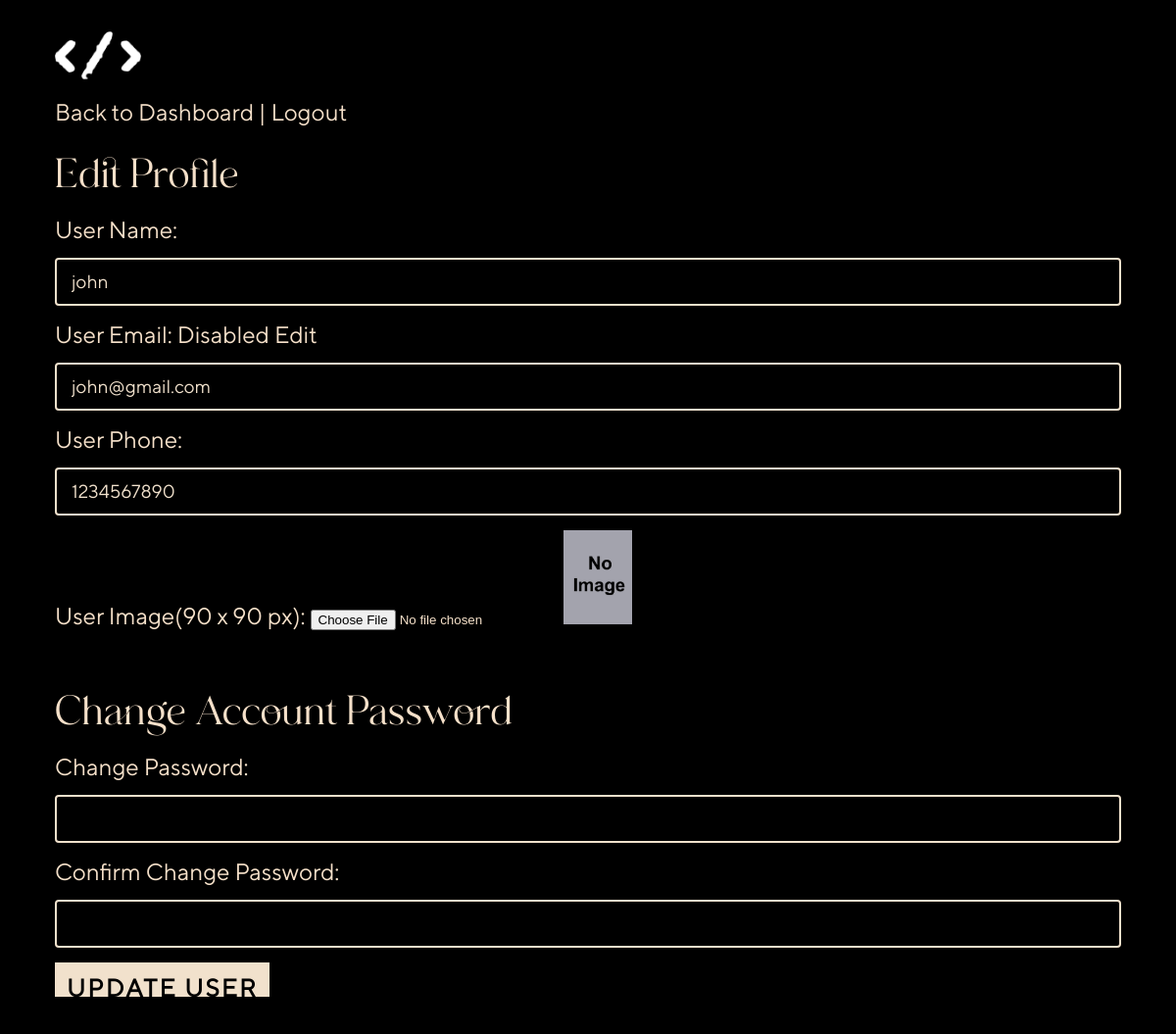
The page /index.php?user_profile=2 (signed in) on the database its author committed.
### tables this page shows
CREATE TABLE `users` (
  `user_id` int(10) NOT NULL,
  `user_name` varchar(255) NOT NULL,
  `user_email` varchar(255) NOT NULL,
  `user_pass` varchar(255) NOT NULL,
  `user_contact` varchar(255) NOT NULL,
  `user_image` text NOT NULL
);

### user_profile.php (the view, shortened to what this page needs)
<?php
if(!isset($_SESSION['user_email'])){
echo "<script>window.open('login.php','_self')</script>";
}
else {
?>
<?php
if(isset($_GET['user_profile'])){
$edit_id = $_GET['user_profile'];
$get_user = "select * from users where user_id='$edit_id'";
$run_user = mysqli_query($con,$get_user);
$row_user = mysqli_fetch_array($run_user);
$user_name = $row_user['user_name'];
$user_email = $row_user['user_email'];
$user_image = $row_user['user_image'];
$user_contact = $row_user['user_contact'];
}
?>
<div>
   <a href="index.php?dashboard">Back to Dashboard</a> |
   <a href="index.php?logout">Logout</a>
</div><br>
<h3>Edit Profile</h3>
<div>
	<form  method="post" enctype="multipart/form-data">
	<label>User Name: </label>
	<input type="text" name="user_name" onkeypress="return (event.charCode > 64 && event.charCode < 91) || (event.charCode > 96 && event.charCode < 123) || (event.charCode == 32)" required value="<?php echo $user_name; ?>">
	<label>User Email: Disabled Edit</label>
	<input type="email" name="user_email" required value="<?php echo $user_email; ?>" readonly>
	<label>User Phone: </label>
	<input type="text" name="user_contact" pattern=".{10,10}"  maxlength="10" minlength="10" onkeypress="return event.charCode >= 48 && event.charCode <= 57"  title="Please Enter 10 digit Phone Number" required value="<?php echo $user_contact; ?>">
	<label">User Image(90 x 90 px):</label>
	<input type="file" name="user_image">
	<?php if(empty($user_image)){ ?>
	<img src="user_images/no-image.jpg" width="70" height="70" >
	<?php }else{ ?>
	<img src="user_images/<?Php echo $user_image; ?>" width="70" height="70" >
	<?php } ?>
	<hr>
	<h3>Change Account Password </h3>
	<label> Change Password: </label>
	<input type="password" name="user_pass" pattern="(?=.*\d)(?=.*[a-z])(?=.*[A-Z]).{8,}" title="Must contain at least one number and one uppercase and lowercase letter, and at least 8 or more characters">
	<label> Confirm Change Password: </label>
	<input type="password" name="confirm_user_pass" pattern="(?=.*\d)(?=.*[a-z])(?=.*[A-Z]).{8,}" title="Must contain at least one number and one uppercase and lowercase letter, and at least 8 or more characters">
	<input type="submit" name="update" value="Update User" class="updateButton">
	</form>
</div>
<?php }  ?>

### css/tags-variables-mixins.css (style rules this page uses)
* { -moz-box-sizing: border-box; -webkit-box-sizing: border-box; box-sizing: border-box; -webkit-tap-highlight-color: transparent; -moz-text-size-adjust: none; -webkit-text-size-adjust: none; -ms-text-size-adjust: none; -webkit-font-smoothing: antialiased; -moz-osx-font-smoothing: grayscale; }
html { margin: 0px!important; }
html, body { width: 100%; min-height: 100%; padding: 0px; margin: 0; }
body { padding: 0px; margin: 0px; min-width: 320px; color: #F5E0C9; font-family:'TT Norms Pro Regular'; font-style: normal; font-weight: 400; font-size: 24px; line-height: 28px; background-color: #000000; overflow-x: hidden; }
a { opacity: 1; transition: color .4s ease-in-out; -webkit-transition: color .4s ease-in-out; -moz-transition: color .4s ease-in-out; -o-transition: color .4s ease-in-out; position: relative; color: #F5E0C9; font-weight:400; display: inline-block; text-decoration:none; cursor:pointer; }
img { border: 0px; outline: none; display: inline-block; max-width: 100%; height: auto }
input { margin: 0px; }
h1, h2, h3, h4, h5, h6 { font-family:'Mollie glaston'; font-weight: 400; font-style: normal; }
input { margin: 0; }
h1, h2, h3, h4, h5, h6, p { padding: 0; margin: 0; }
h3 { font-size: 42px; line-height: 44px; margin-bottom: 20px; }
hr { padding: 0px; border: 0px; height: 1px; margin: 30px auto; background-color: #000; }
img { height: auto }
input[type='text'], input[type='email'], input[type='tel'], input[type='date'], input[type='password'], textarea { width:100%; }
input[type='text'], input[type='tel'], input[type='date'], input[type='email'], input[type='password'], textarea, select { border:0.15em solid #F1E1CC; background-color: transparent; font-family:'TT Norms Pro Regular'; font-size:19px; line-height: 25px; padding: 10px 15px !important; margin: 0; color: #F1E1CC; border-radius: 4px; -webkit-appearance: none; -moz-appearance: none; appearance: none; }
input[type='submit'], input[type=button], input[type=reset], button { color:#F5E0C9; font-size:33px; line-height: 39px; text-decoration: none; margin: 0; padding: 5px 0px; border: 0; font-family: 'TT Norms Pro Regular'; border-radius: 0; display: inline-block; background-color: transparent; cursor: pointer; text-align: center; -webkit-appearance: none; -moz-appearance: none; appearance: none; -webkit-transition: all 0.3s ease-in-out 0s; -moz-transition: all 0.3s ease-in-out 0s; transition: all 0.3s ease-in-out 0s; }

### css/style.css (style rules this page uses)
body { overflow: hidden; }
body.scrollpage { overflow: auto; }
.updateButton { min-width: 200px; font-size: 25px!important; line-height:30px; letter-spacing: 2.25px; color: #000!important; background-color:#F1E1CC!important; font-family: 'TT Norms Pro Bold'; font-weight: 700; font-style: normal; text-align: center; padding: 5px 10px!important; text-decoration: none; cursor: pointer; text-transform: uppercase; border: 2px solid #F1E1CC!important; text-align: center; margin: 15px 0; right:0; position:relative; }
input[type='text'], input[type='tel'], input[type='date'], input[type='email'], input[type='password'], textarea, select { margin:15px 0; }

### rows shown on the page
users: user_name "john", user_email "john@gmail.com", user_contact "1234567890"
